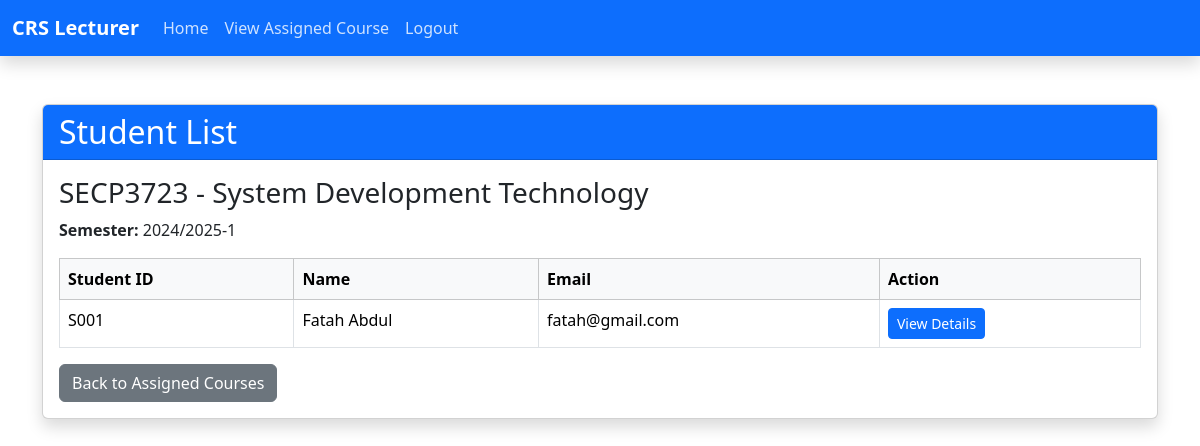
The page /lecturerViewStudentList.php?course_id=SECP3723&semester=2024/2025-1 (signed in) on the database its author committed.
### tables this page shows
CREATE TABLE `tb_course` (
  `c_code` varchar(10) NOT NULL,
  `c_name` varchar(30) NOT NULL,
  `c_credit` int(11) NOT NULL,
  `c_lec` varchar(10) NOT NULL
);

CREATE TABLE `tb_user` (
  `u_sno` varchar(10) NOT NULL,
  `u_pwd` varchar(20) NOT NULL,
  `u_email` varchar(30) NOT NULL,
  `u_name` varchar(50) NOT NULL,
  `u_contact` int(11) NOT NULL,
  `u_state` varchar(20) NOT NULL,
  `u_reg` timestamp NULL DEFAULT NULL,
  `u_utype` int(11) NOT NULL
);

### lecturerViewStudentList.php (the view, shortened to what this page needs)
<?php
include 'dbconnect.php';
include 'lecturerNav.php';
if (isset($_GET['course_id']) && isset($_GET['semester'])) {
    $course_code = $_GET['course_id'];
    $semester = $_GET['semester'];
} else {
    die("Course Code and Semester are required.");
}
$sql_course = "SELECT c_name FROM tb_course WHERE c_code = ?";
$stmt_course = $con->prepare($sql_course);
$stmt_course->bind_param('s', $course_code);
$stmt_course->execute();
$result_course = $stmt_course->get_result();
$course = $result_course->fetch_assoc();
$sql_students = "SELECT u_sno , u_name, u_email
                 FROM tb_user
                 JOIN tb_registration ON tb_user.u_sno = tb_registration.r_student
                 WHERE r_course = ? AND r_sem = ? AND u_utype = 2
                 ORDER BY u_name";
$stmt_students = $con->prepare($sql_students);
$stmt_students->bind_param('ss', $course_code, $semester);
$stmt_students->execute();
$result_students = $stmt_students->get_result();
?>
<div class="container mt-5">
    <div class="card shadow">
        <div class="card-header bg-primary text-white">
            <h2 class="card-title mb-0">Student List</h2>
        </div>
        <div class="card-body">
            <h3><?php echo $course_code . ' - ' . $course['c_name']; ?></h3>
            <p><strong>Semester:</strong> <?php echo $semester; ?></p>
            <table class="table table-bordered table-hover">
                <thead class="table-light">
                    <tr>
                        <th>Student ID</th>
                        <th>Name</th>
                        <th>Email</th>
                        <th>Action</th>
                    </tr>
                </thead>
                <tbody>
                    <?php while ($student = $result_students->fetch_assoc()): ?>
                        <tr>
                            <td><?php echo $student['u_sno']; ?></td>
                            <td><?php echo $student['u_name']; ?></td>
                            <td><?php echo $student['u_email']; ?></td>
                            <td>
                                <a href="lecturerViewStudentDetail.php?student_id=<?php echo $student['u_sno']; ?>&course_id=<?php echo $course_code; ?>&semester=<?php echo $semester; ?>" class="btn btn-primary btn-sm">View Details</a>
                            </td>
                        </tr>
                    <?php endwhile; ?>
                </tbody>
            </table>
            <a href="lecturerViewAsignedCourse.php" class="btn btn-secondary">Back to Assigned Courses</a>
        </div>
    </div>
</div>
</body>
</html>

### rows shown on the page
tb_course: c_name "System Development Technology"
tb_user: u_sno "S001", u_name "Fatah Abdul", u_email "fatah@gmail.com"

### other values the page prints
$course_code "SECP3723"
$semester "2024/2025-1"
